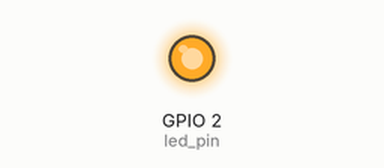
Recording of a sketch running on a simulated ESP32. Parts: output pins drawn as LEDs (lit = HIGH).

Above: at 0.15 s.
At 5.2 s:
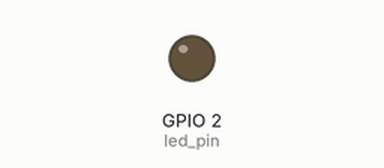
Timing chart, 0 to 7.8 s (numbered marks = the images above):
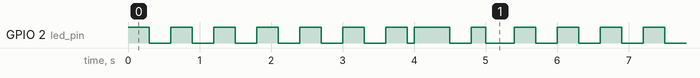

Measured:
- by itself, GPIO 2 (led_pin): repeats every 6.0 s: 6 × (LOW 0.30 s, HIGH 0.30 s), LOW 0.10 s, HIGH 0.50 s, LOW 0.30 s, HIGH 0.20 s, LOW 0.40 s, HIGH 0.30 s, LOW 0.30 s, HIGH 0.30 s
- by itself, everything shown: repeats every 6.0 s, in 20 steps

The sketch:

Challenge_P2.ino
```cpp
// Use only core 1 for demo purposes
#if CONFIG_FREERTOS_UNICORE
static const BaseType_t app_cpu = 0;
#else
static const BaseType_t app_cpu = 1;
#endif

// LED rates
static const int rate_1 = 1000;  // ms
static const int rate_2 = 300;  // ms

// Pins
static const int led_pin = LED_BUILTIN;

// Our task: blink an LED at one rate
void toggleLED_1(void *parameter) {
  while(1) {
    digitalWrite(led_pin, HIGH);
    vTaskDelay(rate_1 / portTICK_PERIOD_MS);
    digitalWrite(led_pin, LOW);
    vTaskDelay(rate_1 / portTICK_PERIOD_MS);
  }
}

// Our task: blink an LED at another rate
void toggleLED_2(void *parameter) {
  while(1) {
    digitalWrite(led_pin, HIGH);
    vTaskDelay(rate_2 / portTICK_PERIOD_MS);
    digitalWrite(led_pin, LOW);
    vTaskDelay(rate_2 / portTICK_PERIOD_MS);
  }
}

void setup() {

  // Configure pin
  pinMode(led_pin, OUTPUT);

  // Task to run forever
  xTaskCreate(  // Use xTaskCreate() in vanilla FreeRTOS
              toggleLED_1,  // Function to be called
              "Toggle 1",   // Name of task
              1024,         // Stack size (bytes in ESP32, words in FreeRTOS)
              NULL,         // Parameter to pass to function
              1,            // Task priority (0 to configMAX_PRIORITIES - 1)
              NULL);        // Task handle

  // Task to run forever
  xTaskCreate(  // Use xTaskCreate() in vanilla FreeRTOS
              toggleLED_2,  // Function to be called
              "Toggle 2",   // Name of task
              1024,         // Stack size (bytes in ESP32, words in FreeRTOS)
              NULL,         // Parameter to pass to function
              1,            // Task priority (0 to configMAX_PRIORITIES - 1)
              NULL);         // Task handle

  // If this was vanilla FreeRTOS, you'd want to call vTaskStartScheduler() in
  // main after setting up your tasks.
}

void loop() {
  // Do nothing
  // setup() and loop() run in their own task with priority 1 in core 1
  // on ESP32
}
```
